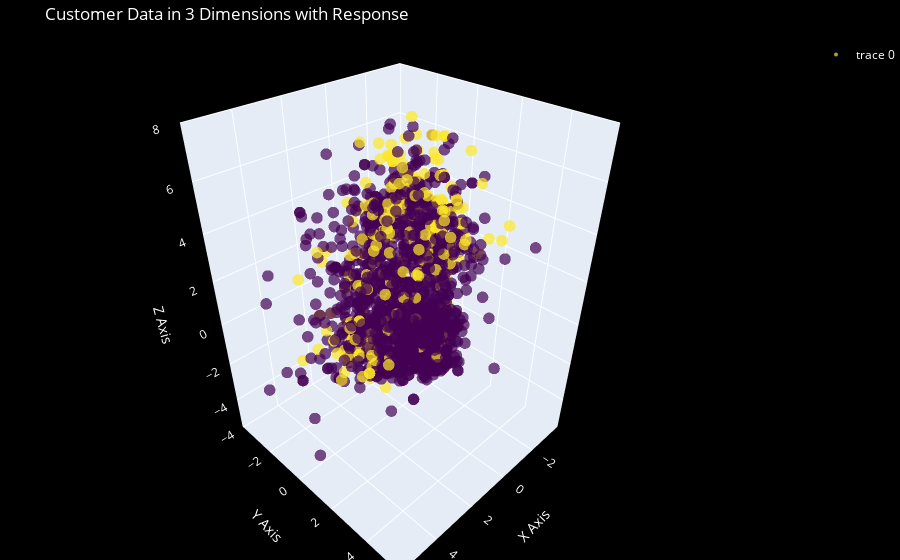

Source (notebook cell):
### Code cell
# Define data for 3D scatter plot
scatter_data = go.Scatter3d(
    x=X_reduced.T[1],
    y=X_reduced.T[2],
    z=X_reduced.T[0],
    mode='markers',
    marker=dict(
        size=4,
        color=y,
        colorscale='Viridis',
        opacity=0.7
    )
)

# Define layout for the plot
layout = go.Layout(
    title='Customer Data in 3 Dimensions with Response',
    scene=dict(
        xaxis=dict(title='X Axis'),
        yaxis=dict(title='Y Axis'),
        zaxis=dict(title='Z Axis')
    ),
    margin=dict(l=0, r=0, b=0, t=40),
    plot_bgcolor='black',
    paper_bgcolor='black',
    font=dict(color='white')
)

# Create the plot
fig = go.Figure(data=[scatter_data], layout=layout)

# show legend for color
fig.update_layout(showlegend=True)

# Show the plot
fig.show()



#plot the 3d dataset
fig = plt.figure(figsize=(10,10))
ax = fig.add_subplot(111, projection="3d")
ax.scatter(X_reduced.T[1],X_reduced.T[2],X_reduced.T[0], c=y)
ax.set_title("Customer Data in 3 Dimensions with Response")
ax.legend(['Response'])
plt.show()

### Figure 1 — Plotly figure (JSON) as saved in the notebook; plotly's stock layout.template omitted (floating-point values rounded to 4 significant figures; data arrays with more than 128 entries replaced by an {"elided": "..."} marker saying what was removed)
{"data": [{"marker": {"color": {"elided": "2240 int values"}, "colorscale": [[0, "#440154"], [0.1111, "#482878"], [0.2222, "#3e4989"], [0.3333, "#31688e"], [0.4444, "#26828e"], [0.5556, "#1f9e89"], [0.6667, "#35b779"], [0.7778, "#6ece58"], [0.8889, "#b5de2b"], [1, "#fde725"]], "opacity": 0.7, "size": 4}, "mode": "markers", "type": "scatter3d", "x": {"elided": "2240 float values"}, "y": {"elided": "2240 float values"}, "z": {"elided": "2240 float values"}}], "layout": {"font": {"color": "white"}, "margin": {"b": 0, "l": 0, "r": 0, "t": 40}, "paper_bgcolor": "black", "plot_bgcolor": "black", "scene": {"xaxis": {"title": {"text": "X Axis"}}, "yaxis": {"title": {"text": "Y Axis"}}, "zaxis": {"title": {"text": "Z Axis"}}}, "showlegend": true, "title": {"text": "Customer Data in 3 Dimensions with Response"}}}
